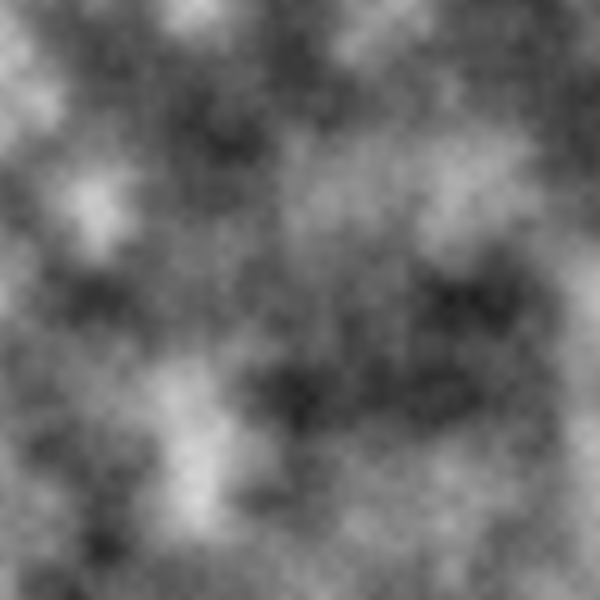
Frame 1 (no input)
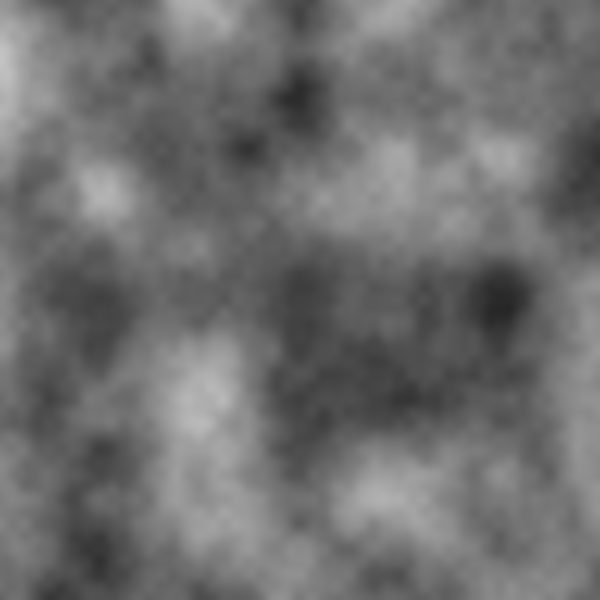
Frame 60 (the mouse pressed at the canvas centre just before this capture)
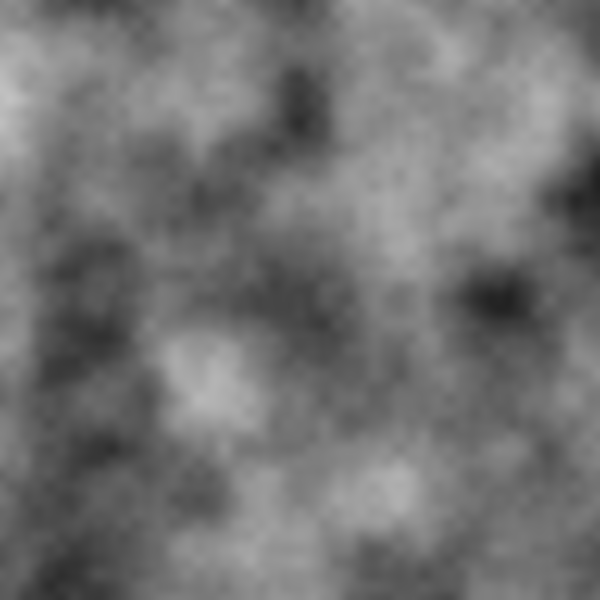
Frame 120 (the mouse held since frame 60 and released just before this capture)

The Processing sketch that drew these frames (run headless with seeded random() and noise(); from frame 60 on, the mouse is pressed at the canvas centre):

// Processing sketch: NoC_C1_noise2
// ── NoC_C1_noise2.pde

void setup() {
  size(600, 600);
}

float zoff = 0;
void draw() {

  loadPixels();
  float xoff = 0.0;
  for (int x = 0; x < width; x++) {
    xoff += 0.01;
    float yoff = 0.0;
    for (int y = 0; y < height; y++) {
      yoff += 0.01;
      float bright = map(noise(xoff, yoff, zoff), 0, 1, 0, 255);
      //float bright = noise(xoff, yoff, zoff) * 255;
      pixels[x+y * width] = color(bright);
    }
  }
  updatePixels();
  zoff += 0.005;
}
